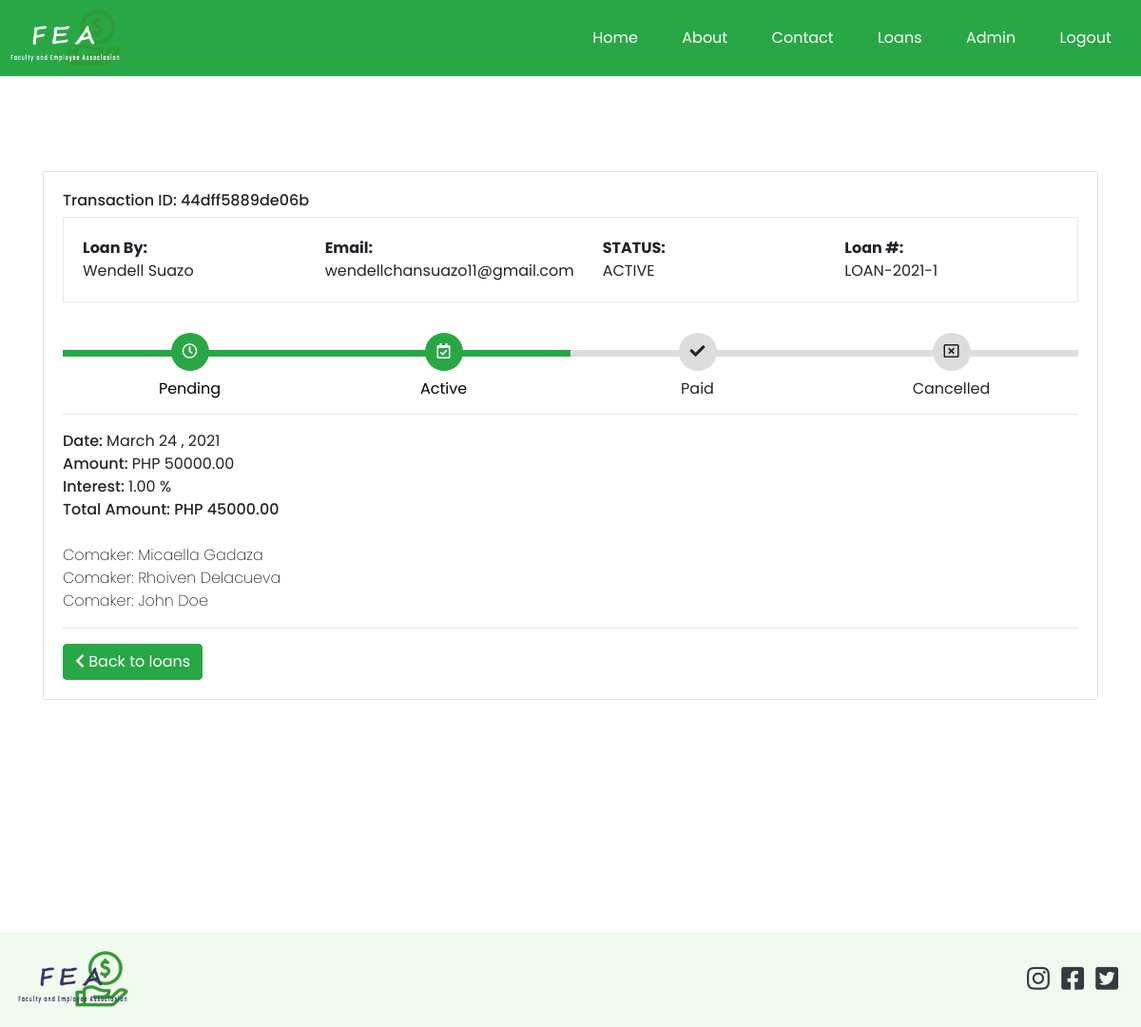
Screenshot of /loan_detail.php?id=13 (signed in) with the database file from the repository.
### tables this page shows
CREATE TABLE `loans` (
  `id` int(11) NOT NULL,
  `transaction_id` varchar(50) NOT NULL,
  `loan_number` varchar(50) NOT NULL,
  `membership_number` varchar(50) NOT NULL,
  `amount` double NOT NULL,
  `term` varchar(50) NOT NULL,
  `status` varchar(50) NOT NULL DEFAULT 'pending',
  `department_id` int(11) NOT NULL,
  `loan_type_id` int(11) NOT NULL,
  `total_amount` double NOT NULL,
  `user_id` int(11) NOT NULL,
  `created_at` timestamp NOT NULL DEFAULT current_timestamp()
);

CREATE TABLE `users` (
  `id` int(11) NOT NULL,
  `firstname` varchar(50) NOT NULL,
  `lastname` varchar(50) NOT NULL,
  `gender` varchar(50) NOT NULL,
  `contact_number` varchar(50) NOT NULL,
  `email` varchar(50) NOT NULL,
  `password` varchar(50) NOT NULL,
  `active` tinyint(1) NOT NULL DEFAULT 0,
  `position_id` int(11) DEFAULT NULL,
  `created_at` timestamp NOT NULL DEFAULT current_timestamp()
);

CREATE TABLE `loan_types` (
  `id` int(11) NOT NULL,
  `name` varchar(50) NOT NULL,
  `interest` double NOT NULL
);

### app/config/config.php (called while the page is built, shortened)
<?php
class Connection
{
    public $conn;
    public function __construct()
    {
        try {
            $dsn = 'mysql:host=' . HOST . ';dbname=' . DB_NAME;
            $this->conn = new PDO($dsn, USERNAME, PASSWORD);
            $this->conn->setAttribute(PDO::ATTR_DEFAULT_FETCH_MODE, PDO::FETCH_OBJ);
            $this->conn->setAttribute(PDO::ATTR_EMULATE_PREPARES, false);
        } catch (PDOException $e) {
            echo "Error!: " . $e->getMessage() . "<br/>";
            die();
        }
        return $this->conn;
    }
}

### app/controllers/LoanController.php (called while the page is built, shortened)
<?php
class Loan extends Connection
{
    public function getLoan($id)
    {
        $sql = "SELECT * FROM loans WHERE id=:id";
        $stmt = $this->conn->prepare($sql);
        $stmt->execute(['id' => $id]);
        return $stmt->fetch();
    }
    public function getUser($id)
    {
        $sql = "SELECT * FROM users WHERE id=:id";
        $stmt = $this->conn->prepare($sql);
        $stmt->execute(['id' => $id]);
        return $stmt->fetch();
    }
    public function getComakers()
    {
        $sql = "SELECT * FROM users where position_id=8 OR position_id=9";
        $stmt = $this->conn->query($sql);
        $stmt->execute();
        return  $stmt->fetchAll();
    }
    public function getInterest($loan_type_id)
    {
        $sql = "SELECT * FROM loan_types WHERE id=:loan_type_id";
        $stmt = $this->conn->prepare($sql);
        $stmt->execute(['loan_type_id' => $loan_type_id]);
        return $stmt->fetch();
    }
}

### app/helpers/formatDate.php (called while the page is built, shortened)
<?php
function shortDate($date)
{
    $d = new DateTime($date);
    return $d->format("F j \, Y ");
}

### app/helpers/showPrice.php (called while the page is built)
<?php
function formatDecimal($num)
{
    return  number_format((float)$num, 2, '.', '');
}

### loan_detail.php (the view, shortened to what this page needs)
<?php
require_once 'core.php';
$loan = new Loan();
if (isset($_GET['id'])) {
    $activeLoan = $loan->getLoan($_GET['id']);
    $activeUser = $loan->getUser($activeLoan->user_id);
    $comakers = $loan->getComakers();
} else {
    redirect('loan_create.php');
}
?>
<?php require_once 'app/includes/header.php' ?>
<div class="wrapper">
    <div class="container" style="margin-top:100px; margin-bottom:100px">
        <article class="card border">
            <div class="card-body">
                <h6>Transaction ID: <?php echo $activeLoan->transaction_id ?></h6>
                <article class="card">
                    <div class="card-body row">
                        <div class="col"> <strong>Loan By:</strong> <br><?php echo ucfirst($activeUser->firstname) . ' ' . ucfirst($activeUser->lastname) ?></div>
                        <div class="col"> <strong>Email:</strong> <br><?php echo $activeUser->email ?></div>
                        <div class="col text-uppercase"> <strong>Status:</strong> <br> <?php echo $activeLoan->status ?> </div>
                        <div class="col"> <strong>Loan #:</strong> <br> <?php echo $activeLoan->loan_number ?></div>
                    </div>
                </article>
                <div class="track">
                    <?php if ($activeLoan->status === 'pending') : ?>
                        <div class="step active"> <span class="icon"> <i class="far fa-clock"></i> </span> <span class="text">Pending</span> </div>
                        <div class="step"> <span class="icon"><i class="far fa-calendar-check"></i> </span> <span class="text"> Active</span> </div>
                        <div class="step"> <span class="icon"> <i class="fas fa-check"></i> </span> <span class="text"> Paid</span> </div>
                        <div class="step"> <span class="icon"> <i class="far fa-window-close"></i> </span> <span class="text">Cancelled</span> </div>
                    <?php elseif ($activeLoan->status === 'active') : ?>
                        <div class="step active"> <span class="icon"> <i class="far fa-clock"></i> </span> <span class="text">Pending</span> </div>
                        <div class="step active"> <span class="icon"> <i class="far fa-calendar-check"></i> </span> <span class="text"> Active</span> </div>
                        <div class="step"> <span class="icon"> <i class="fas fa-check"></i> </span> <span class="text"> Paid</span> </div>
                        <div class="step"> <span class="icon"> <i class="far fa-window-close"></i> </span> <span class="text">Cancelled</span> </div>
                    <?php endif; ?>
                </div>
                <hr>
                <span style="font-weight:500">Date: </span>
                <span><?php echo shortDate($activeLoan->created_at) ?></span><br>
                <span style="font-weight:500">Amount: </span>PHP <?php echo formatDecimal($activeLoan->amount) ?><span></span><br>
                <span style="font-weight:500">Interest: </span><?php echo formatDecimal($loan->getInterest($activeLoan->loan_type_id)->interest) ?> % <span></span><br>
                <span style="font-weight:500">Total Amount: PHP <?php echo formatDecimal($activeLoan->total_amount) ?></span><br><br>
                <?php if ($comakers) : ?>
                    <?php foreach ($comakers as $comaker) : ?>
                        <span style="font-weight:200">Comaker: <?php echo ucfirst($comaker->firstname) . ' ' . ucfirst($comaker->lastname) ?></span><br>
                    <?php endforeach ?>
                <?php endif; ?>
                <hr>
                <a href="loans.php" class="btn btn-success" data-abc="true"> <i class="fa fa-chevron-left"></i> Back to loans</a>
            </div>
        </article>
    </div>
</div>
<?php include 'app/includes/footer.php' ?>

### assets/css/main.css (style rules this page uses)
* { margin: 0; padding: 0; -webkit-box-sizing: border-box; box-sizing: border-box; }
body { font-family: "Poppins", sans-serif; scroll-behavior: smooth; overflow-x: hidden; }
a { text-decoration: none; }
.wrapper { width: 100%; min-height: 100vh; position: relative; }

### assets/css/loan.css (style rules this page uses)
.card { position: relative; display: -webkit-box; display: -ms-flexbox; display: flex; -webkit-box-orient: vertical; -webkit-box-direction: normal; -ms-flex-direction: column; flex-direction: column; min-width: 0; word-wrap: break-word; background-color: #fff; background-clip: border-box; border: 1px solid rgba(71, 27, 27, 0.1); border-radius: 0.1rem; }
.track { position: relative; background-color: #ddd; height: 7px; display: -webkit-box; display: -ms-flexbox; display: flex; margin-bottom: 60px; margin-top: 50px; }
.track .step { -webkit-box-flex: 1; -ms-flex-positive: 1; flex-grow: 1; width: 25%; margin-top: -18px; text-align: center; position: relative; }
.track .step.active:before { background: #28a745; }
.track .step::before { height: 7px; position: absolute; content: ""; width: 100%; left: 0; top: 18px; }
.track .step.active .icon { background: #28a745; color: #fff; }
.track .icon { display: inline-block; width: 40px; height: 40px; line-height: 40px; position: relative; border-radius: 100%; background: #ddd; }
.track .step.active .text { font-weight: 400; color: #000; }
.track .text { display: block; margin-top: 7px; }

### rows the page displays
loans: transaction "44dff5889de06b", status "ACTIVE", loan_number "LOAN-2021-1", created_at "March 24 , 2021", amount "50000.00", loan_type.interest "1.00", total_amount "45000.00"
users: firstname "Wendell", lastname "Suazo", email "wendellchansuazo11@gmail.com"
users: firstname "Micaella", lastname "Gadaza"
users: firstname "Rhoiven", lastname "Delacueva"
users: firstname "John", lastname "Doe"
